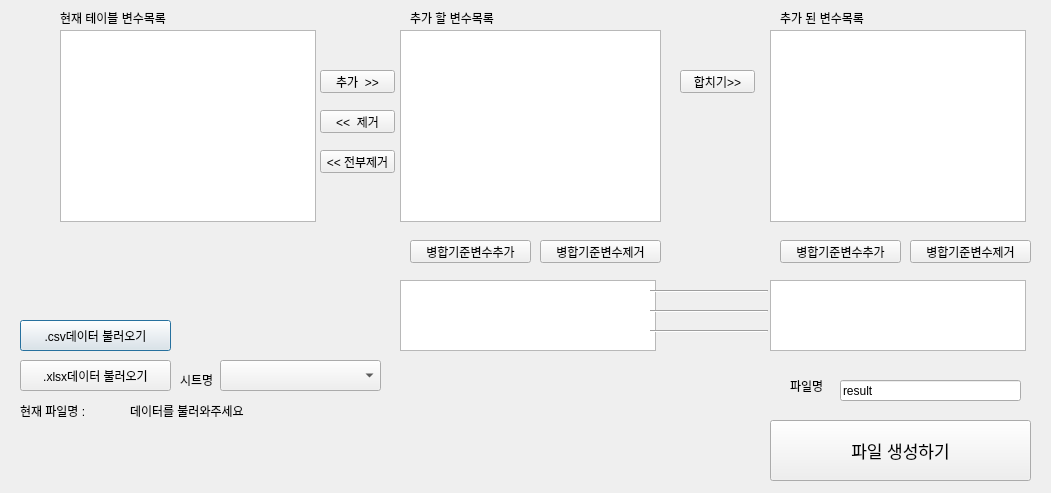
<?xml version="1.0" encoding="UTF-8"?>
<ui version="4.0">
 <class>Dialog</class>
 <widget class="QDialog" name="Dialog">
  <property name="geometry">
   <rect>
    <x>0</x>
    <y>0</y>
    <width>1051</width>
    <height>493</height>
   </rect>
  </property>
  <property name="windowTitle">
   <string>Dialog</string>
  </property>
  <widget class="QPushButton" name="read_csv">
   <property name="geometry">
    <rect>
     <x>20</x>
     <y>320</y>
     <width>151</width>
     <height>31</height>
    </rect>
   </property>
   <property name="text">
    <string>.csv데이터 불러오기</string>
   </property>
  </widget>
  <widget class="QListWidget" name="current_list">
   <property name="geometry">
    <rect>
     <x>60</x>
     <y>30</y>
     <width>256</width>
     <height>192</height>
    </rect>
   </property>
  </widget>
  <widget class="QLabel" name="df_state">
   <property name="geometry">
    <rect>
     <x>130</x>
     <y>400</y>
     <width>151</width>
     <height>21</height>
    </rect>
   </property>
   <property name="text">
    <string>데이터를 불러와주세요</string>
   </property>
  </widget>
  <widget class="QLabel" name="label">
   <property name="geometry">
    <rect>
     <x>20</x>
     <y>400</y>
     <width>71</width>
     <height>21</height>
    </rect>
   </property>
   <property name="text">
    <string>현재 파일명 :</string>
   </property>
  </widget>
  <widget class="QListWidget" name="add_list">
   <property name="geometry">
    <rect>
     <x>400</x>
     <y>30</y>
     <width>261</width>
     <height>192</height>
    </rect>
   </property>
  </widget>
  <widget class="QListWidget" name="selected_list">
   <property name="geometry">
    <rect>
     <x>770</x>
     <y>30</y>
     <width>256</width>
     <height>192</height>
    </rect>
   </property>
  </widget>
  <widget class="QLabel" name="label_2">
   <property name="geometry">
    <rect>
     <x>60</x>
     <y>10</y>
     <width>151</width>
     <height>16</height>
    </rect>
   </property>
   <property name="text">
    <string>현재 테이블 변수목록</string>
   </property>
  </widget>
  <widget class="QLabel" name="label_3">
   <property name="geometry">
    <rect>
     <x>410</x>
     <y>10</y>
     <width>131</width>
     <height>16</height>
    </rect>
   </property>
   <property name="text">
    <string>추가 할 변수목록</string>
   </property>
  </widget>
  <widget class="QLabel" name="label_4">
   <property name="geometry">
    <rect>
     <x>780</x>
     <y>10</y>
     <width>151</width>
     <height>16</height>
    </rect>
   </property>
   <property name="text">
    <string>추가 된 변수목록</string>
   </property>
  </widget>
  <widget class="QPushButton" name="add_button">
   <property name="geometry">
    <rect>
     <x>320</x>
     <y>70</y>
     <width>75</width>
     <height>23</height>
    </rect>
   </property>
   <property name="text">
    <string>추가  &gt;&gt;</string>
   </property>
  </widget>
  <widget class="QPushButton" name="delete_button">
   <property name="geometry">
    <rect>
     <x>320</x>
     <y>110</y>
     <width>75</width>
     <height>23</height>
    </rect>
   </property>
   <property name="text">
    <string>&lt;&lt;  제거</string>
   </property>
  </widget>
  <widget class="QLabel" name="test">
   <property name="geometry">
    <rect>
     <x>820</x>
     <y>520</y>
     <width>131</width>
     <height>41</height>
    </rect>
   </property>
   <property name="text">
    <string>FOR TEST</string>
   </property>
  </widget>
  <widget class="QPushButton" name="clear_button">
   <property name="geometry">
    <rect>
     <x>320</x>
     <y>150</y>
     <width>75</width>
     <height>23</height>
    </rect>
   </property>
   <property name="text">
    <string>&lt;&lt; 전부제거</string>
   </property>
  </widget>
  <widget class="QPushButton" name="test_button">
   <property name="geometry">
    <rect>
     <x>820</x>
     <y>500</y>
     <width>75</width>
     <height>23</height>
    </rect>
   </property>
   <property name="text">
    <string>test_button</string>
   </property>
  </widget>
  <widget class="QPushButton" name="merge_button">
   <property name="geometry">
    <rect>
     <x>680</x>
     <y>70</y>
     <width>75</width>
     <height>23</height>
    </rect>
   </property>
   <property name="text">
    <string>합치기&gt;&gt;</string>
   </property>
  </widget>
  <widget class="QPushButton" name="key_A_button">
   <property name="geometry">
    <rect>
     <x>410</x>
     <y>240</y>
     <width>121</width>
     <height>23</height>
    </rect>
   </property>
   <property name="text">
    <string>병합기준변수추가</string>
   </property>
  </widget>
  <widget class="QPushButton" name="key_B_button">
   <property name="geometry">
    <rect>
     <x>780</x>
     <y>240</y>
     <width>121</width>
     <height>23</height>
    </rect>
   </property>
   <property name="text">
    <string>병합기준변수추가</string>
   </property>
  </widget>
  <widget class="QListWidget" name="key_listA">
   <property name="geometry">
    <rect>
     <x>400</x>
     <y>280</y>
     <width>256</width>
     <height>71</height>
    </rect>
   </property>
  </widget>
  <widget class="QListWidget" name="key_listB">
   <property name="geometry">
    <rect>
     <x>770</x>
     <y>280</y>
     <width>256</width>
     <height>71</height>
    </rect>
   </property>
  </widget>
  <widget class="Line" name="line">
   <property name="geometry">
    <rect>
     <x>650</x>
     <y>290</y>
     <width>118</width>
     <height>3</height>
    </rect>
   </property>
   <property name="orientation">
    <enum>Qt::Horizontal</enum>
   </property>
  </widget>
  <widget class="Line" name="line_2">
   <property name="geometry">
    <rect>
     <x>650</x>
     <y>310</y>
     <width>118</width>
     <height>3</height>
    </rect>
   </property>
   <property name="orientation">
    <enum>Qt::Horizontal</enum>
   </property>
  </widget>
  <widget class="Line" name="line_3">
   <property name="geometry">
    <rect>
     <x>650</x>
     <y>330</y>
     <width>118</width>
     <height>3</height>
    </rect>
   </property>
   <property name="orientation">
    <enum>Qt::Horizontal</enum>
   </property>
  </widget>
  <widget class="QPushButton" name="key_AD_button">
   <property name="geometry">
    <rect>
     <x>540</x>
     <y>240</y>
     <width>121</width>
     <height>23</height>
    </rect>
   </property>
   <property name="text">
    <string>병합기준변수제거</string>
   </property>
  </widget>
  <widget class="QPushButton" name="key_BD_button">
   <property name="geometry">
    <rect>
     <x>910</x>
     <y>240</y>
     <width>121</width>
     <height>23</height>
    </rect>
   </property>
   <property name="text">
    <string>병합기준변수제거</string>
   </property>
  </widget>
  <widget class="QPushButton" name="export_button">
   <property name="geometry">
    <rect>
     <x>770</x>
     <y>420</y>
     <width>261</width>
     <height>61</height>
    </rect>
   </property>
   <property name="font">
    <font>
     <pointsize>13</pointsize>
    </font>
   </property>
   <property name="text">
    <string>파일 생성하기</string>
   </property>
  </widget>
  <widget class="QLineEdit" name="export_name">
   <property name="geometry">
    <rect>
     <x>840</x>
     <y>380</y>
     <width>181</width>
     <height>21</height>
    </rect>
   </property>
   <property name="text">
    <string>result</string>
   </property>
  </widget>
  <widget class="QLabel" name="label_5">
   <property name="geometry">
    <rect>
     <x>790</x>
     <y>380</y>
     <width>56</width>
     <height>12</height>
    </rect>
   </property>
   <property name="text">
    <string>파일명</string>
   </property>
  </widget>
  <widget class="QPushButton" name="read_xlsx">
   <property name="geometry">
    <rect>
     <x>20</x>
     <y>360</y>
     <width>151</width>
     <height>31</height>
    </rect>
   </property>
   <property name="text">
    <string>.xlsx데이터 불러오기</string>
   </property>
  </widget>
  <widget class="QComboBox" name="sheetname_combo">
   <property name="geometry">
    <rect>
     <x>220</x>
     <y>360</y>
     <width>161</width>
     <height>31</height>
    </rect>
   </property>
  </widget>
  <widget class="QLabel" name="label_6">
   <property name="geometry">
    <rect>
     <x>180</x>
     <y>370</y>
     <width>41</width>
     <height>20</height>
    </rect>
   </property>
   <property name="text">
    <string>시트명</string>
   </property>
  </widget>
 </widget>
 <resources/>
 <connections>
  <connection>
   <sender>read_csv</sender>
   <signal>clicked()</signal>
   <receiver>Dialog</receiver>
   <slot>importbutton_clicked()</slot>
   <hints>
    <hint type="sourcelabel">
     <x>130</x>
     <y>375</y>
    </hint>
    <hint type="destinationlabel">
     <x>260</x>
     <y>210</y>
    </hint>
   </hints>
  </connection>
  <connection>
   <sender>add_button</sender>
   <signal>clicked()</signal>
   <receiver>Dialog</receiver>
   <slot>list_add_clicked()</slot>
   <hints>
    <hint type="sourcelabel">
     <x>317</x>
     <y>81</y>
    </hint>
    <hint type="destinationlabel">
     <x>449</x>
     <y>235</y>
    </hint>
   </hints>
  </connection>
  <connection>
   <sender>delete_button</sender>
   <signal>clicked()</signal>
   <receiver>Dialog</receiver>
   <slot>list_delete_clicked()</slot>
   <hints>
    <hint type="sourcelabel">
     <x>317</x>
     <y>121</y>
    </hint>
    <hint type="destinationlabel">
     <x>449</x>
     <y>235</y>
    </hint>
   </hints>
  </connection>
  <connection>
   <sender>clear_button</sender>
   <signal>clicked()</signal>
   <receiver>Dialog</receiver>
   <slot>list_clear_clicked()</slot>
   <hints>
    <hint type="sourcelabel">
     <x>317</x>
     <y>161</y>
    </hint>
    <hint type="destinationlabel">
     <x>449</x>
     <y>235</y>
    </hint>
   </hints>
  </connection>
  <connection>
   <sender>test_button</sender>
   <signal>clicked()</signal>
   <receiver>Dialog</receiver>
   <slot>test_clicked()</slot>
   <hints>
    <hint type="sourcelabel">
     <x>857</x>
     <y>511</y>
    </hint>
    <hint type="destinationlabel">
     <x>506</x>
     <y>301</y>
    </hint>
   </hints>
  </connection>
  <connection>
   <sender>merge_button</sender>
   <signal>clicked()</signal>
   <receiver>Dialog</receiver>
   <slot>merge_clicked()</slot>
   <hints>
    <hint type="sourcelabel">
     <x>677</x>
     <y>81</y>
    </hint>
    <hint type="destinationlabel">
     <x>506</x>
     <y>301</y>
    </hint>
   </hints>
  </connection>
  <connection>
   <sender>key_A_button</sender>
   <signal>clicked()</signal>
   <receiver>Dialog</receiver>
   <slot>key_A()</slot>
   <hints>
    <hint type="sourcelabel">
     <x>430</x>
     <y>251</y>
    </hint>
    <hint type="destinationlabel">
     <x>506</x>
     <y>292</y>
    </hint>
   </hints>
  </connection>
  <connection>
   <sender>key_B_button</sender>
   <signal>clicked()</signal>
   <receiver>Dialog</receiver>
   <slot>key_B()</slot>
   <hints>
    <hint type="sourcelabel">
     <x>800</x>
     <y>251</y>
    </hint>
    <hint type="destinationlabel">
     <x>506</x>
     <y>292</y>
    </hint>
   </hints>
  </connection>
  <connection>
   <sender>key_AD_button</sender>
   <signal>clicked()</signal>
   <receiver>Dialog</receiver>
   <slot>key_AD()</slot>
   <hints>
    <hint type="sourcelabel">
     <x>560</x>
     <y>251</y>
    </hint>
    <hint type="destinationlabel">
     <x>506</x>
     <y>292</y>
    </hint>
   </hints>
  </connection>
  <connection>
   <sender>key_BD_button</sender>
   <signal>clicked()</signal>
   <receiver>Dialog</receiver>
   <slot>key_BD()</slot>
   <hints>
    <hint type="sourcelabel">
     <x>930</x>
     <y>251</y>
    </hint>
    <hint type="destinationlabel">
     <x>506</x>
     <y>292</y>
    </hint>
   </hints>
  </connection>
  <connection>
   <sender>current_list</sender>
   <signal>itemDoubleClicked(QListWidgetItem*)</signal>
   <receiver>Dialog</receiver>
   <slot>current_doubleclicked()</slot>
   <hints>
    <hint type="sourcelabel">
     <x>147</x>
     <y>125</y>
    </hint>
    <hint type="destinationlabel">
     <x>506</x>
     <y>292</y>
    </hint>
   </hints>
  </connection>
  <connection>
   <sender>export_button</sender>
   <signal>clicked()</signal>
   <receiver>Dialog</receiver>
   <slot>export_clicked()</slot>
   <hints>
    <hint type="sourcelabel">
     <x>860</x>
     <y>450</y>
    </hint>
    <hint type="destinationlabel">
     <x>506</x>
     <y>292</y>
    </hint>
   </hints>
  </connection>
  <connection>
   <sender>read_xlsx</sender>
   <signal>clicked()</signal>
   <receiver>Dialog</receiver>
   <slot>xlsximport_clicked()</slot>
   <hints>
    <hint type="sourcelabel">
     <x>85</x>
     <y>375</y>
    </hint>
    <hint type="destinationlabel">
     <x>506</x>
     <y>246</y>
    </hint>
   </hints>
  </connection>
  <connection>
   <sender>sheetname_combo</sender>
   <signal>activated(QString)</signal>
   <receiver>Dialog</receiver>
   <slot>combo_select()</slot>
   <hints>
    <hint type="sourcelabel">
     <x>270</x>
     <y>375</y>
    </hint>
    <hint type="destinationlabel">
     <x>506</x>
     <y>246</y>
    </hint>
   </hints>
  </connection>
 </connections>
 <slots>
  <slot>importbutton_clicked()</slot>
  <slot>var_addbutton_clicked()</slot>
  <slot>list_add_clicked()</slot>
  <slot>list_delete_clicked()</slot>
  <slot>list_clear_clicked()</slot>
  <slot>test_clicked()</slot>
  <slot>merge_clicked()</slot>
  <slot>key_A()</slot>
  <slot>key_B()</slot>
  <slot>key_AD()</slot>
  <slot>key_BD()</slot>
  <slot>current_doubleclicked()</slot>
  <slot>export_clicked()</slot>
  <slot>xlsximport_clicked()</slot>
  <slot>combo_select()</slot>
 </slots>
</ui>
